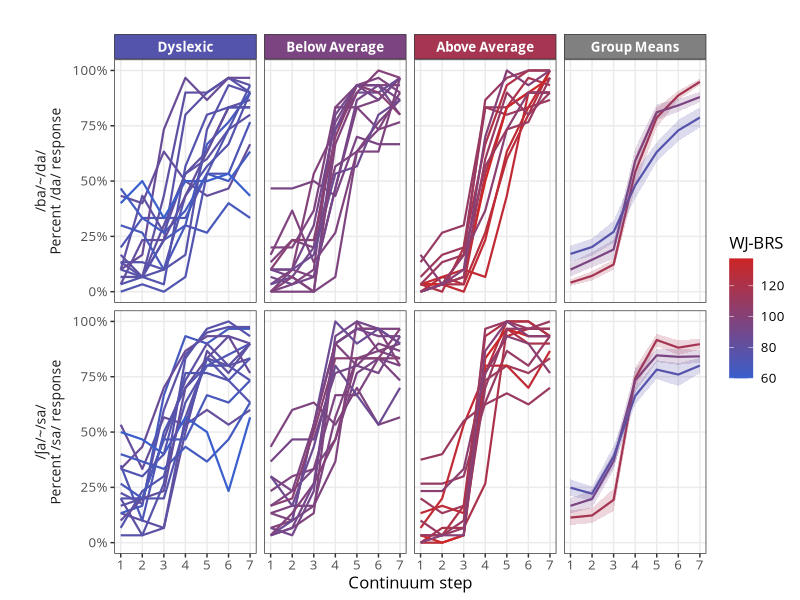
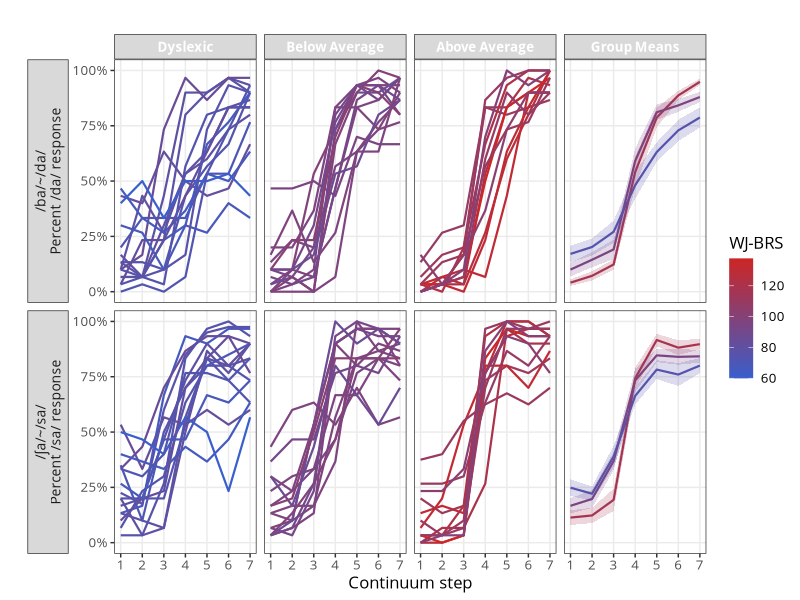

The R script that drew these images, in order:
#!/usr/bin/env Rscript

## figure_group_response_curves.R
## aggregates the data by group and cue type and plots response curves

library(dplyr)
library(ggplot2)

## When loading/saving, this script assumes the working directory is set to the
## root directory of the repo. Relative to this script's location that is:
setwd("../..")


clean_data <- read.csv("cleaned_data.csv", stringsAsFactors=FALSE)
group_levels <- c("Dyslexic", "Below Average", "Above Average", "Group Means")
clean_data$group <- factor(clean_data$group, levels=group_levels)


## ## ## ## ## ## ##
## COLORMAP STUFF ##
## ## ## ## ## ## ##
n_steps <- 256
## RED-PURPLE-BLUE
cmap <- colorRampPalette(c("royalblue3", "firebrick3"))(n_steps)

## FUNCTION FOR COMPUTING COLORS FROM COLORMAPS (FOR GROUP-LEVEL COLORS)
get_cmap_color <- function(x, cmap) {
    ramp <- grDevices::colorRamp(cmap, space="Lab", interpolate="spline")
    rgbs <- ramp(x) / 255
    grDevices::rgb(rgbs[,1], rgbs[,2], rgbs[,3])
}

## ## ## ## ## ## ## ## ## ## ##
## AGGREGATE AT SUBJECT LEVEL ##
## ## ## ## ## ## ## ## ## ## ##
subj_agg <- clean_data %>%
    group_by(subject_id, continuum, step) %>%
    summarise(group=as.character(unique(group)),
              wj_brs=unique(wj_brs),
              response=mean(response, na.rm=TRUE))
subj_agg$plot_group <- as.character(with(subj_agg, interaction(subject_id, continuum)))
subj_agg <- na.omit(subj_agg)
subj_agg$orig_group <- as.character(subj_agg$group)
subj_agg$step <- as.integer(subj_agg$step)
subj_agg$group <- as.character(subj_agg$group)

# mean + SE by group, across subjects
group_ribbon <- subj_agg %>%
    group_by(group, continuum, step) %>%
    summarise(wj_brs=mean(wj_brs, na.rm=TRUE),
              response_mu=mean(response),
              response_se=sd(response) / sqrt(n()),
              lower=response_mu - response_se,
              upper=response_mu + response_se) %>%
    rename(response=response_mu, orig_group=group)
group_ribbon$group <- "Group Means"
group_ribbon$group <- factor(group_ribbon$group, levels=group_levels)

group_ribbon$plot_group <- with(group_ribbon, interaction(orig_group, continuum))
i <- sapply(group_ribbon, is.factor)
group_ribbon[i] <- lapply(group_ribbon[i], as.character)


## avoid the annoying "unequal factor levels" warning
plot_group_levels <- c(levels(factor(subj_agg$plot_group)), levels(factor(group_ribbon$plot_group)))
subj_agg$plot_group <- factor(subj_agg$plot_group, levels=plot_group_levels)
group_ribbon$plot_group <- factor(group_ribbon$plot_group, levels=plot_group_levels)

## unite the 2 tibbles
this_data <- bind_rows(subj_agg, group_ribbon)

## GET THE COLORMAP VALUES FOR THE GROUP MEANS
endpoints <- range(na.omit(clean_data$wj_brs))
c_range <- diff(endpoints)
group_vals <- subj_agg %>% group_by(group) %>% summarise(wj_brs=mean(wj_brs))
group_vals <- (group_vals$wj_brs - endpoints[1]) / c_range
group_cols <- get_cmap_color(group_vals, cmap)
cscale <- scale_colour_gradientn(colours=cmap)
fscale <- scale_fill_gradientn(colours=cmap)
group_cols <- c(group_cols, "#808080")  # for the group-means facet
names(group_cols) <- levels(as.factor(this_data$group))

# Ensure that the order of figures is plotted correctly
this_data$group <- factor(this_data$group, levels=c('Dyslexic','Below Average','Above Average','Group Means'))

## custom labeller for the strip
continuum_labeller <- as_labeller(c(`/ʃa/-/sa/`="/ʃa/~/sa/\nPercent /sa/ response",
                                    `/ba/-/da/`="/ba/~/da/\nPercent /da/ response",
                                    `Dyslexic`="Dyslexic",
                                    `Below Average`="Below Average",
                                    `Above Average`="Above Average",
                                    `Group Means`="Group Means"))

## ## ## ## ## ## ## ## ## ## ## ## ## ## ## ## ## ## ## ## ## ## ## ## ## ## ##
##  FACET GRID OF INDIVID. + MEAN RESPONSE CURVES W/ WJBRS COLORMAP ON CURVES ##
## ## ## ## ## ## ## ## ## ## ## ## ## ## ## ## ## ## ## ## ## ## ## ## ## ## ##
fig <- ggplot(data=this_data, mapping=aes(x=step, y=response, group=plot_group)) +
    geom_line(aes(colour=wj_brs, group = plot_group), size=0.75, alpha=1) +
    geom_ribbon(aes(ymin=lower, ymax=upper, fill=wj_brs), alpha=0.2, size=0) +
    scale_x_continuous(labels=as.character, breaks=seq(1, 7)) +
    scale_y_continuous(labels=scales::percent, breaks=seq(0, 1, by=0.25)) +
    cscale + fscale + theme_bw() +
    theme(text=element_text(size=12, colour="black", family="Open Sans"),
          strip.text.x=element_text(face="bold", colour="white"),
          strip.text.y=element_text(face="plain", size=10),
          strip.placement="outside", panel.grid.minor=element_blank()) +
    labs(title="", colour="WJ-BRS", fill="WJ-BRS") +
    xlab("Continuum step") + ylab("") +
    facet_grid(continuum ~ group, labeller=continuum_labeller, switch="y")

## HACK INTO THE GUTS OF GGPLOT TO SET INDIVIDUAL STRIP COLORS
gtable <- ggplotGrob(fig)
strip_ix <- grep(pattern="strip-", gtable$layout$name)
for (i in strip_ix) {
    lab <- gtable$grobs[[i]]$grobs[[1]]$children[[2]]$children[[1]]$label
    col <- unname(group_cols[lab])
    if (!is.na(col)) {
        gtable$grobs[[i]]$grobs[[1]]$children[[1]]$gp$fill <- col
    } else {
        gtable$grobs[[i]]$grobs[[1]]$children[[1]]$gp$fill <- NA
        gtable$grobs[[i]]$grobs[[1]]$children[[1]]$gp$col <- NA
    }
}

## PLOT IT INTERACTIVELY
grid::grid.draw(gtable)

## SAVE TO FILE
setwd('./Analysis/Figures')
ggsave("figure_individ_and_mean_resp_curves_by_group.pdf", gtable,
       device=cairo_pdf, width=7.5, height=4.5)
ggsave("figure_individ_and_mean_resp_curves_by_group.png", gtable,
       width = 7.5, height = 4.5, dpi = 300)
